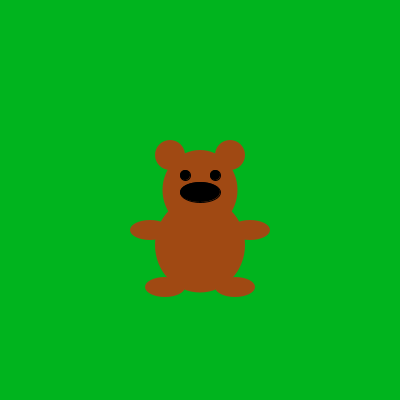
Frame 1 (no input)
Frame 60 (the mouse pressed at the canvas centre just before this capture): identical to frame 1, image omitted
Frame 120 (the mouse held since frame 60 and released just before this capture): identical to frame 1, image omitted

The Processing sketch that drew this single still picture (run headless with seeded random() and noise(); from frame 60 on, the mouse is pressed at the canvas centre):

// Processing sketch: processing_28962
// ── processing_28962.pde

void setup()
{
  size(400,400);
}
void draw() {
  background(0,180,30);
  noStroke();
  fill(160,73,19);
  //body
  ellipse(width/2,height/2+45, 90, 95);
  //head
  ellipse(width/2,(height/2)-10, 75,80);
  //ears
  ellipse(width/2+30, height/2-45, 30,30);
  ellipse(width/2-30, height/2-45, 30,30);
  //arms
  ellipse(width/2-50, height/2+30, 40, 20);
  ellipse(width/2+50, height/2+30, 40, 20);
  //legs
  ellipse(width/2-35, height/2+87, 40,20);
  ellipse(width/2+35, height/2+87, 40,20);
  //nose
  stroke(0);
  fill(0);
  ellipse(width/2,height/2-8,40,20);
  //left eye
  ellipse(width/2-15, height/2-25, 10,10);
  //right eye
  ellipse(width/2+15, height/2-25, 10,10);
  }

                
                                                                        
